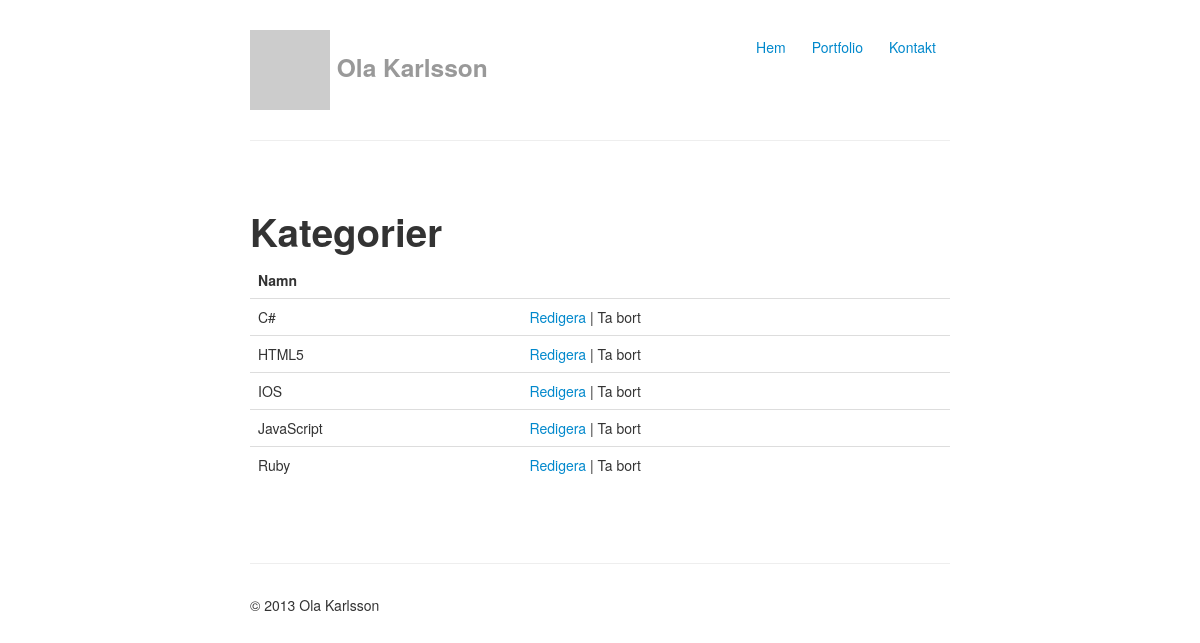
The app's page /before/public/admin/categories/index.php with its own data.
### tables this page shows
CREATE TABLE `categories` (
  `id` int(11) unsigned NOT NULL AUTO_INCREMENT,
  `name` varchar(255) DEFAULT NULL,
  PRIMARY KEY (`id`)
);

### before/classes/db.php (called while the page is built, shortened)
<?php
  class Db {
    private $dbh = null;
    public function __construct() {
      try {
        $this->dbh = new PDO("mysql:host=".DB_HOST.";dbname=".DB_NAME.";charset=utf8", DB_USER, DB_PASS);
      } catch(PDOException $e) {
        echo $e->getMessage();
      }
    }
    public function getCategories() {
      $sth = $this->dbh->query("select * from categories order by name");
      $sth->setFetchMode(PDO::FETCH_CLASS, 'Category');
      $objects = array();
      while($obj = $sth->fetch()) {
        $objects[] = $obj;
      }
      return $objects;
    }
  }

### before/public/admin/categories/index.php (the view, shortened to what this page needs)
<?php
  $db = new Db();
  $categories = $db->getCategories();
  $page_title = "Kategorier";
?>
<?php require_once(ROOT_PATH.'/header.php'); ?>
<div class="row-fluid marketing">
  <div class="span12">
    <h1><?php echo $page_title ?></h1>
    <table class="table table-hover">
      <thead>
        <tr>
          <th>Namn</th>
          <th></th>
        </tr>
      </thead>
      <tbody>
        <?php foreach ($categories as $category) : ?>
          <tr>
            <td><?php echo $category->name ?></td>
            <td><a href="edit.php?id=<?php echo $category->id ?>">Redigera</a> | Ta bort</td>
          </tr>
        <?php endforeach ?>
      </tbody>
    </table>
  </div>
</div>
<?php require_once(ROOT_PATH.'/footer.php'); ?>

### after/public/styles/application.css (style rules this page uses)
body { padding-top: 20px; padding-bottom: 40px; }
.marketing { margin: 60px 0; }

### records on screen
categories: name "C#"
categories: name "HTML5"
categories: name "IOS"
categories: name "JavaScript"
categories: name "Ruby"

### other values on screen
$menu_item['text'] "Hem"
$menu_item['text'] "Portfolio"
$menu_item['text'] "Kontakt"
$page_title "Kategorier"
